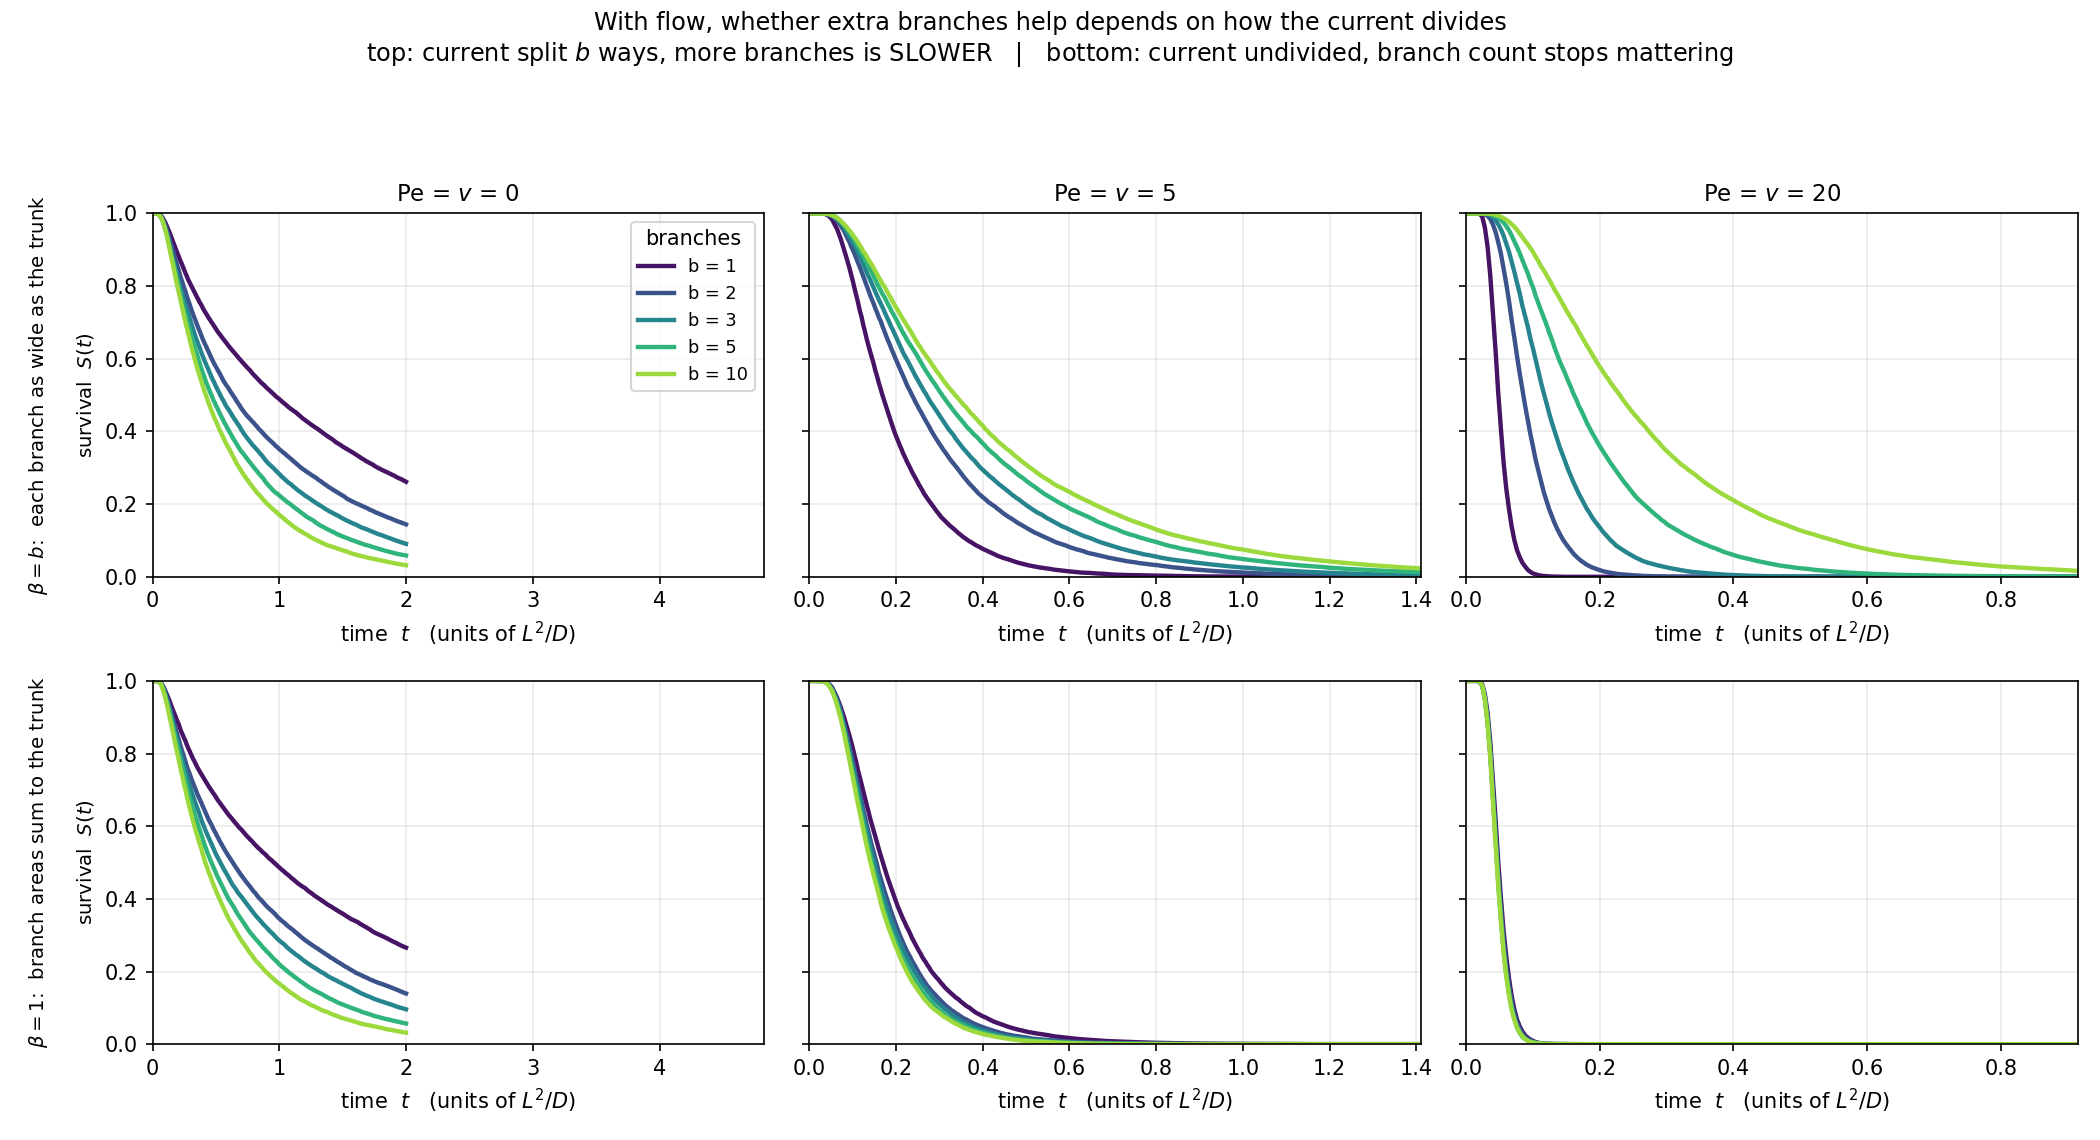

Write the Python code that produced this figure.
"""
survival_flow.py

The same survival picture as survival_b.py, but with a current, and
SIMULATED rather than drawn from a formula.

Units: L = 1, D = 1, so Pe = v exactly. The only knob is the flow speed.

THE VERTEX RULE, AS ONE PARAMETER
---------------------------------
Flux conservation at the junction gives

    v_branch = v_trunk / beta,      beta = b * A_1 / A_t

    beta = b   each branch has the same cross-section as the trunk
    beta = 1   the branch areas sum to the trunk area

Both conserve flux. beta is a geometric property of the vessels, so this
is a measurement, not a choice between two rules.

WHAT THE TWO COLUMNS SHOW
-------------------------
beta = b: adding branches divides the current b ways, so each branch flows
          more slowly. The diffusive speed-up from extra exits is more
          than cancelled and MORE BRANCHES BECOMES SLOWER.

beta = 1: every branch carries the same v, so which branch the particle
          takes makes no difference to the ride out, and the survival
          curves collapse onto each other. Branch count stops mattering.

Either way the pure-diffusion lesson survives in a stronger form: beyond
a handful of branches, extra branches do not help.
"""

import numpy as np
import matplotlib.pyplot as plt

import lattice
import star_drift as sd
from survival_b import survival_from_times, gamma0, GAMMA_MAX


if __name__ == "__main__":
    rng = np.random.default_rng(1234)

    N = 60
    n_walkers = 20000
    b_values = [1, 2, 3, 5, 10]
    Pe_values = [0.0, 5.0, 20.0]

    tmax = 2.0
    tgrid = np.linspace(0.0, tmax, 500)

    betas = [("$\\beta = b$:  each branch as wide as the trunk",
              lambda b: float(b)),
             ("$\\beta = 1$:  branch areas sum to the trunk",
              lambda b: 1.0)]

    results = {}
    for bi, (name, bfn) in enumerate(betas):
        for Pe in Pe_values:
            for b in b_values:
                _, st = sd.run_many(b, N, n_walkers, rng, Pe=Pe,
                                    beta=bfn(b))
                t = lattice.to_time(st, N)
                results[(bi, Pe, b)] = (survival_from_times(t, tgrid),
                                        t.mean())

    # ---- numbers ----
    for bi, (name, _) in enumerate(betas):
        print(f"\n{name.replace('$','').replace(chr(92)+'beta','beta')}")
        print(f"  mean first-passage time,  N = {N}\n")
        print(f"  {'Pe':>5} " + " ".join(f"{('b='+str(b)):>8}"
                                         for b in b_values))
        for Pe in Pe_values:
            row = [results[(bi, Pe, b)][1] for b in b_values]
            print(f"  {Pe:>5.0f} " + " ".join(f"{v:>8.3f}" for v in row))

    # ---- figure ----
    # each column gets its own time axis: with flow everything happens
    # sooner, and a shared axis would squash the fast columns into a line
    xlims = {}
    for Pe in Pe_values:
        worst = max(results[(bi, Pe, b)][1]
                    for bi in range(len(betas)) for b in b_values)
        xlims[Pe] = 3.2 * worst

    fig, axes = plt.subplots(2, len(Pe_values), figsize=(14, 7.6),
                             sharey=True)
    colors = plt.cm.viridis(np.linspace(0.05, 0.85, len(b_values)))

    for bi, (name, _) in enumerate(betas):
        for j, Pe in enumerate(Pe_values):
            ax = axes[bi, j]
            for b, c in zip(b_values, colors):
                S, _ = results[(bi, Pe, b)]
                ax.plot(tgrid, S, color=c, lw=2.1, label=f"b = {b}")
            ax.set_xlim(0, xlims[Pe])
            ax.set_ylim(0, 1)
            ax.grid(alpha=0.25)
            if bi == 0:
                ax.set_title(f"Pe = $v$ = {Pe:.0f}", fontsize=11)
            if j == 0:
                ax.set_ylabel(f"{name}\n\nsurvival  $S(t)$", fontsize=9.5)
            ax.set_xlabel("time  $t$   (units of $L^2/D$)")
    axes[0, 0].legend(fontsize=8.5, title="branches")

    fig.suptitle("With flow, whether extra branches help depends on how the "
                 "current divides\n"
                 r"top: current split $b$ ways, more branches is SLOWER   "
                 r"|   bottom: current undivided, branch count stops "
                 r"mattering", fontsize=11.5, y=0.99)
    fig.tight_layout(rect=[0, 0, 1, 0.93])
    fig.savefig("survival_flow.png", dpi=150)
    print("\nwrote survival_flow.png")
